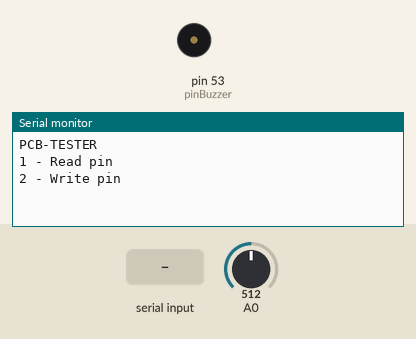
Recording of a sketch running on a simulated Arduino Mega 2560, built with avr-gcc and run on an emulated ATmega2560. Shown: buzzer (waves = sounding, pin HIGH), the last lines printed to the serial monitor. The inputs (shaded band) are chosen by the test bench; at power-on: A0 = 512.

Above: at 1.3 s.
1.4 s: "1" received over Serial
At 1.9 s:
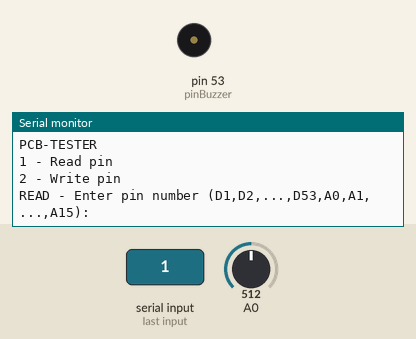
3.0 s: "2" received over Serial
At 5.0 s:
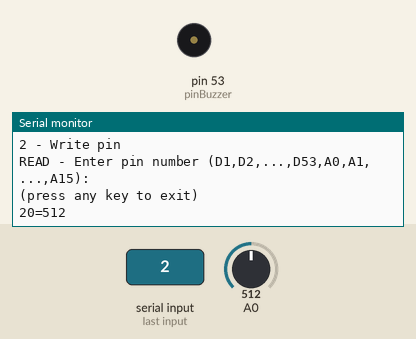

Measured:
- after the input at 1.4 s, the serial monitor: prints a new line after 0.10 s (image 1)
- after the input at 3.0 s, the serial monitor: prints a new line after 1.2 s (image 2)

The sketch:

pcbtester.ino
```cpp
/* PCB-Tester  - Read/write to digital/analog pins via serial user interface
 * 23.03.2017
 */

#include <Arduino.h>

#define pinBuzzer 53               // Buzzer


void setup(){
  Serial.begin(115200);           // Baudrate 115200
  pinMode(pinBuzzer, OUTPUT);
  printMenu();
}

void printMenu(){
  serialPurge();
  Serial.println("PCB-TESTER");
  Serial.println("1 - Read pin");
  Serial.println("2 - Write pin");
}

void serialPurge(){
  delay(100);
  while (Serial.available()) Serial.read();
}

void readTest(){
  serialPurge();
  Serial.println("READ - Enter pin number (D1,D2,...,D53,A0,A1,...,A15): ");
  while (!Serial.available());
  delay(100);
  char type = Serial.read();
  int number = Serial.parseInt();
  Serial.println();
  serialPurge();
  Serial.println("(press any key to exit)");
  pinMode(number, INPUT);
  while (true){
    Serial.print(type);
    Serial.print(number);
    Serial.print("=");
    if (type == 'D'){
      boolean state = digitalRead(number);
      Serial.println(state);
    } else {
      int value = analogRead(A0 + number);
      Serial.println(value);
    }
    if (Serial.available()) break;
    delay(1000);
  }
}

void writeTest(){
  serialPurge();
  Serial.println("WRITE - Enter expression (examples: D13=1, D13=0, A0=100): ");
  while (!Serial.available());
  delay(100);
  char type = Serial.read();
  int number = Serial.parseInt();
  int value = Serial.parseInt();
  Serial.println();
  serialPurge();
  pinMode(number, OUTPUT);
  Serial.print(type);
  Serial.print(number);
  Serial.print("=");
  Serial.println(value);
  if (type == 'D'){
    digitalWrite(number, value);
  } else {
    analogWrite(A0 + number, value);
  }
}


void loop(){
  if (Serial.available()){
    char ch = Serial.read();
    switch (ch) {
         case '1':
           readTest();
           break;
         case '2':
           writeTest();
           break;
    }
    printMenu();
  }
}
```
